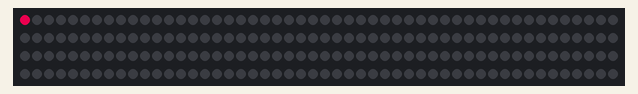
Recording of a sketch running on a simulated Arduino Uno, built with avr-gcc and run on an emulated ATmega328P. Shown: 200 RGB LEDs in strip order, left to right, continuing on the next row. Dim RGB values are drawn brighter than linear; random numbers use the default seed unless the sketch sets one.

Above: at 0.16 s.
At 2.97 s:
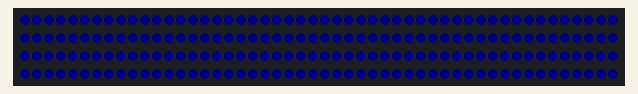
At 5.86 s:
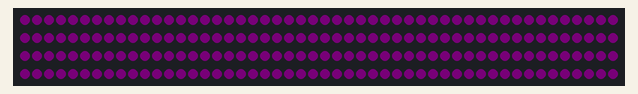
At 8.74 s:
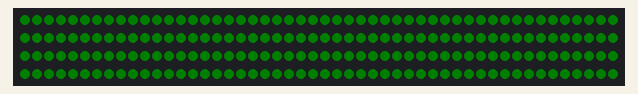
At 20.3 s:
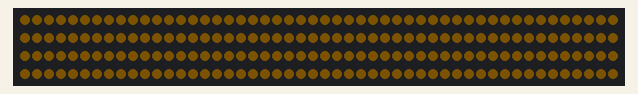
At 39.76 s:
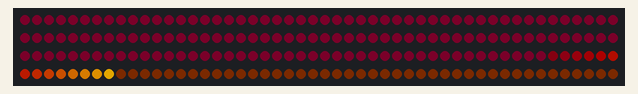

The sketch:

fastled_rainbow_cylon_general.ino
```cpp
#include "FastLED.h"

#define NUM_LEDS 200

#define DATA_PIN 3

CRGB leds[NUM_LEDS];

int hue, sat, val;

void setup()
{
  FastLED.addLeds<WS2811, DATA_PIN, RGB>(leds, NUM_LEDS);
  hue = 0;
  sat = 255;
  val = 255;
}

void loop()
{
  // Generate random hue
  hue = random(255);

  for (int i = 0; i < NUM_LEDS + 20; i++)
  {

    for (int j = 0; j < 15; j++)
    {
      if (i-j < NUM_LEDS && i-j >= 0)
        leds[i-j] = CHSV(hue - j*5, sat, val - (j * (250 / 15)));
    }

    /*
    if (i < NUM_LEDS && i >= 0)
      leds[i] = CHSV(hue, sat, val);
    if (i-1 < NUM_LEDS && i-1 >= 0)
      leds[i-1] = CHSV(hue - 10, sat, val - 50);
    if (i-2 < NUM_LEDS && i-2 >= 0)
      leds[i-2] = CHSV(hue - 40, sat, val - 100);
    if (i-3 < NUM_LEDS && i-3 >= 0)
      leds[i-3] = CHSV(hue - 70, sat, val - 150);
    if (i-4 < NUM_LEDS && i-4 >= 0)
      leds[i-4] = CHSV(hue - 100, sat, val - 200);
    */

    FastLED.show();

    delay(5);

    /*
    leds[i] = CHSV(0, 0, 0);
    if (i-1 >= 0)
      leds[i-1] = CHSV(0, 0, 0);
    if (i-2 >= 0)
      leds[i-2] = CHSV(0, 0, 0);
    if (i-3 >= 0)
      leds[i-3] = CHSV(0, 0, 0);
    if (i-4 >= 0)
      leds[i-4] = CHSV(0, 0, 0);

    FastLED.show();
    */
    // delay(10);
  }
}

void trail(int hue, int trail_length, int trail_speed)
{

}
```
